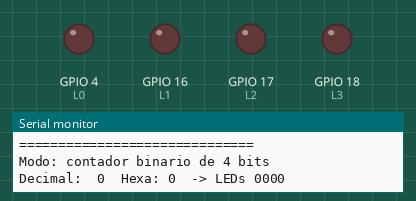
The sketch below on a simulated ESP32. On the bench: output pins drawn as LEDs (lit = HIGH), the last lines printed to the serial monitor.

Above: at 0.5 s.
At 10.5 s:
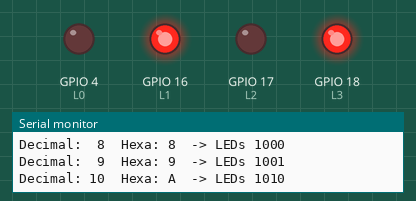
At 11.5 s:
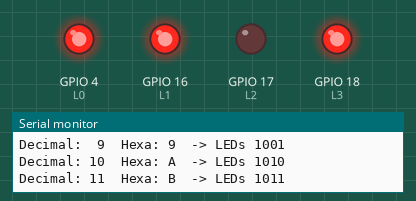
At 12.5 s:
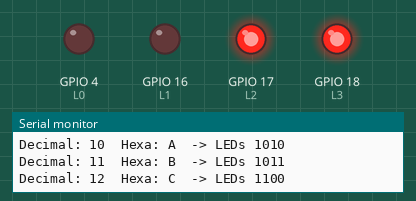
At 13.5 s:
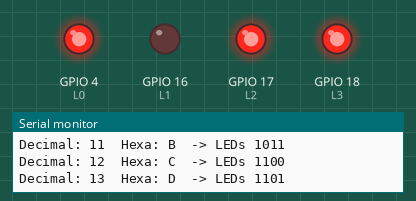
At 15.5 s:
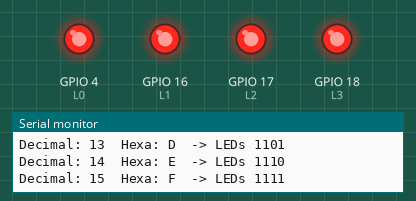
Timing chart, 0 to 20.8 s (numbered marks = the images above):
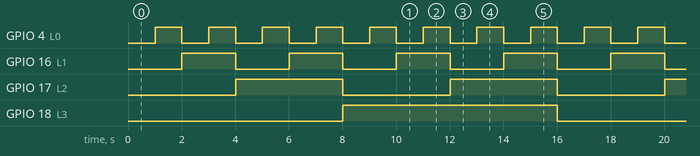

The sketch:

sketch.ino
```cpp
// ============================================================
// Entrenador Lógico - Clase 2
// Alumno/a: (nombre y apellido)
// Qué hace: cuenta de 0 a 15, un número por segundo. Muestra
//           cada número en decimal y en hexa por el monitor
//           serie, y en binario en los LEDs L0 a L3.
// ============================================================

#include <Arduino.h>

const int L0 = 4;    // bit 0 (peso 1)
const int L1 = 16;   // bit 1 (peso 2)
const int L2 = 17;   // bit 2 (peso 4)
const int L3 = 18;   // bit 3 (peso 8)

int contador = 0;    // global: conserva su valor entre vueltas de loop()

void setup() {
  Serial.begin(115200);

  pinMode(L0, OUTPUT);
  pinMode(L1, OUTPUT);
  pinMode(L2, OUTPUT);
  pinMode(L3, OUTPUT);

  Serial.printf("==============================\n");
  Serial.printf("  Entrenador Logico de Ana\n");
  Serial.printf("  Sistemas Logicos - UNSE 2026\n");
  Serial.printf("==============================\n");
  Serial.printf("Modo: contador binario de 4 bits\n\n");
}

void loop() {
  // Mostrar el número en binario: divisiones sucesivas por 2
  digitalWrite(L0, contador % 2);
  digitalWrite(L1, (contador / 2) % 2);
  digitalWrite(L2, (contador / 4) % 2);
  digitalWrite(L3, (contador / 8) % 2);

  Serial.printf("Decimal: %2d  Hexa: %X  -> LEDs %d%d%d%d\n",
                contador, contador,
                (contador / 8) % 2, (contador / 4) % 2,
                (contador / 2) % 2, contador % 2);

  // Avanzar: después de 15 viene 0 (aritmética módulo 16)
  contador = (contador + 1) % 16;

  delay(1000);
}
```

Measured:
- by itself, GPIO 4 (L0): alternates HIGH for 1.0 s and LOW for 1.0 s
- by itself, GPIO 16 (L1): alternates HIGH for 2.0 s and LOW for 2.0 s
- by itself, GPIO 17 (L2): alternates HIGH for 4.0 s and LOW for 4.0 s
- by itself, GPIO 18 (L3): alternates HIGH for 8.0 s and LOW for 8.0 s
